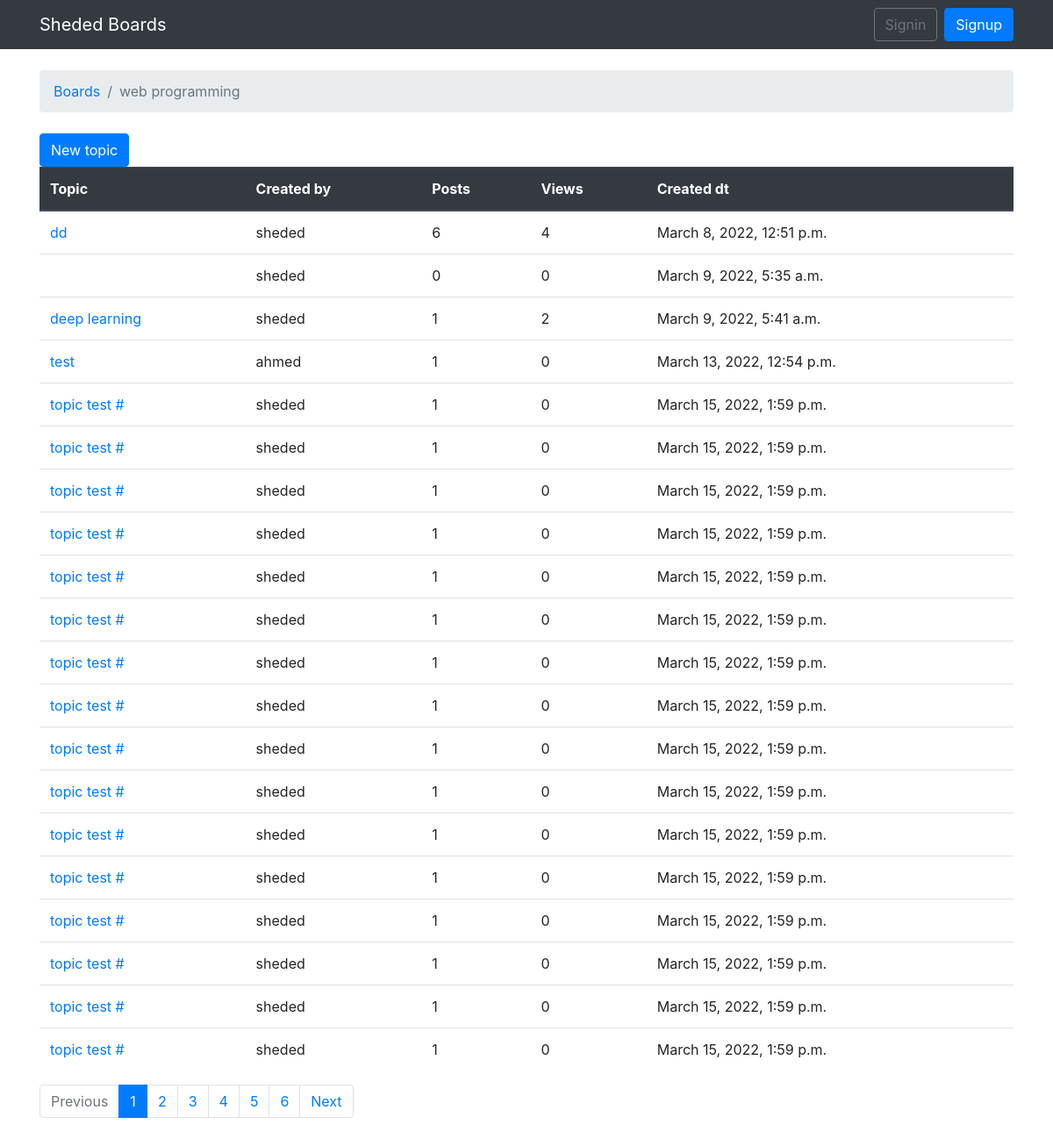
Screenshot of /boards/1 with the database file from the repository.
### boards/models.py (models this page shows, shortened)
class Board(models.Model):
    name = models.CharField(max_length=50, unique=True)
    description = models.CharField(max_length=150)

class Topic(models.Model):
    subject = models.CharField(max_length=255)
    board = models.ForeignKey(Board, related_name='topics', on_delete=models.CASCADE)
    created_by = models.ForeignKey(User, related_name='topics', on_delete=models.CASCADE)
    created_dt = models.DateTimeField(auto_now_add=True)
    views = models.PositiveIntegerField(default=0)
    updated_by = models.ForeignKey(User, null=True, related_name='+', on_delete=models.CASCADE)
    updated_dt = models.DateTimeField(null=True)

### boards/views.py (the view)
def board_topics(request, board_id):
    board = get_object_or_404(Board, pk=board_id)
    queryset = board.topics.order_by('created_dt').annotate(comments=Count('posts'))
    page = request.GET.get('page', 1)
    paginator = Paginator(queryset, 20)
    try:
        topics = paginator.page(page)
    except PageNotAnInteger:
        topics = paginator.page(1)
    except EmptyPage:
        topics = paginator.page(paginator.num_pages)
    return render(request, 'topics.html', {'board': board, 'topics': topics})

### templates/topics.html (shortened to what this page needs)
{% extends 'base.html' %}
{% block breadcrumb %}
    <li class="breadcrumb-item "><a href="{% url 'index' %}">Boards</a></li>
    <li class="breadcrumb-item active">{{board.name}}</li>
{%endblock%}
{% block content %}
    <a href="{% url 'new_topic' board.pk %}" class="btn btn-primary">New topic</a>
    <table class="table">
        <thead class="thead-dark">
        <tr>
            <th>Topic</th>
            <th>Created by</th>
            <th>Posts</th>
            <th>Views</th>
            <th>Created dt</th>
        </tr>
        </thead>
        <tbody>
        {%for topic in topics%}
        <tr>
            <td><a href="{% url 'topic_posts' board.pk topic.pk %}">{{ topic.subject}}</a></td>
            <td>{{ topic.created_by.username}}</td>
            <td>{{ topic.comments }}</td>
            <td>{{ topic.views }}</td>
            <td>{{ topic.created_dt}}</td>
        </tr>
        {%endfor%}
        </tbody>
    </table>
    {% if topics.has_other_pages %}
        <nav aria-label="Topics pagination" class="mb-4">
            <ul class="pagination">
                {% if topics.has_previous %}
                    <li class="page-item">
                        <a class="page-link" href="?page={{ topics.previous_page_number }}">Previous</a>
                    </li>
                {% else %}
                    <li class="page-item disabled">
                        <span class="page-link">Previous</span>
                    </li>
                {% endif %}
                {% for page_num in topics.paginator.page_range %}
                    {% if topics.number == page_num %}
                        <li class="page-item active">
                            <span class="page-link">
                                {{ page_num }}
                            </span>
                        </li>
                    {% else %}
                        <li class="page-item">
                            <a class="page-link" href="?page={{ page_num }}">{{ page_num }}</a>
                        </li>
                    {% endif %}
                {% endfor %}
                {% if topics.has_next %}
                    <li class="page-item">
                        <a class="page-link" href="?page={{ topics.next_page_number }}">Next</a>
                    </li>
                {% else %}
                    <li class="page-item disabled">
                        <span class="page-link">Next</span>
                    </li>
                {% endif %}
            </ul>
        </nav>
    {% endif %}
{% endblock %}

### rows the page displays
Board: name "web programming"
Topic: subject "dd", created_by.username "sheded", comments "6", views "4", created_dt "March 8, 2022, 12:51 p.m."
Topic: created_by.username "sheded", comments "0", views "0", created_dt "March 9, 2022, 5:35 a.m."
Topic: subject "deep learning", created_by.username "sheded", comments "1", views "2", created_dt "March 9, 2022, 5:41 a.m."
Topic: subject "test", created_by.username "ahmed", comments "1", views "0", created_dt "March 13, 2022, 12:54 p.m."
Topic: subject "topic test #", created_by.username "sheded", comments "1", views "0", created_dt "March 15, 2022, 1:59 p.m."
Topic: subject "topic test #", created_by.username "sheded", comments "1", views "0", created_dt "March 15, 2022, 1:59 p.m."
Topic: subject "topic test #", created_by.username "sheded", comments "1", views "0", created_dt "March 15, 2022, 1:59 p.m."
Topic: subject "topic test #", created_by.username "sheded", comments "1", views "0", created_dt "March 15, 2022, 1:59 p.m."
Topic: subject "topic test #", created_by.username "sheded", comments "1", views "0", created_dt "March 15, 2022, 1:59 p.m."
Topic: subject "topic test #", created_by.username "sheded", comments "1", views "0", created_dt "March 15, 2022, 1:59 p.m."
Topic: subject "topic test #", created_by.username "sheded", comments "1", views "0", created_dt "March 15, 2022, 1:59 p.m."
Topic: subject "topic test #", created_by.username "sheded", comments "1", views "0", created_dt "March 15, 2022, 1:59 p.m."
Topic: subject "topic test #", created_by.username "sheded", comments "1", views "0", created_dt "March 15, 2022, 1:59 p.m."
Topic: subject "topic test #", created_by.username "sheded", comments "1", views "0", created_dt "March 15, 2022, 1:59 p.m."
Topic: subject "topic test #", created_by.username "sheded", comments "1", views "0", created_dt "March 15, 2022, 1:59 p.m."
Topic: subject "topic test #", created_by.username "sheded", comments "1", views "0", created_dt "March 15, 2022, 1:59 p.m."
Topic: subject "topic test #", created_by.username "sheded", comments "1", views "0", created_dt "March 15, 2022, 1:59 p.m."
Topic: subject "topic test #", created_by.username "sheded", comments "1", views "0", created_dt "March 15, 2022, 1:59 p.m."
Topic: subject "topic test #", created_by.username "sheded", comments "1", views "0", created_dt "March 15, 2022, 1:59 p.m."
Topic: subject "topic test #", created_by.username "sheded", comments "1", views "0", created_dt "March 15, 2022, 1:59 p.m."

### other values shown
{{ page_num }} "1"
{{ page_num }} "2" "3" "4" "5" "6"
